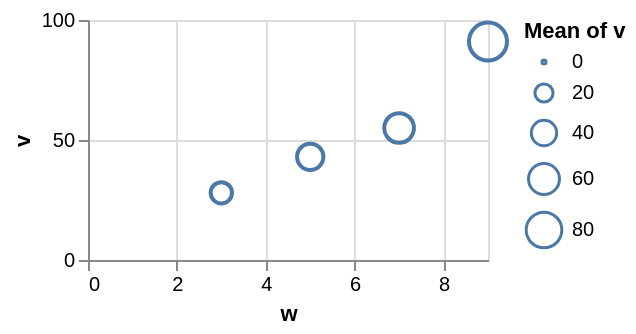

Here is the Vega-Lite specification saved for this chart:
### Vega-Lite specification from a JSON file in a GitHub repository (floating-point values rounded to 4 significant figures)
{"$schema": "https://vega.github.io/schema/vega-lite/v6.json", "width": 200, "height": 120, "data": {"values": [{"c": "alpha", "v": 28, "w": 3, "t": "2024-01-07"}, {"c": "beta", "v": 55, "w": 7, "t": "2024-03-19"}, {"c": "gamma", "v": 43, "w": 5, "t": "2024-06-02"}, {"c": "delta", "v": 91, "w": 9, "t": "2024-09-11"}]}, "mark": {"type": "point"}, "encoding": {"x": {"field": "w", "type": "quantitative"}, "y": {"field": "v", "type": "quantitative"}, "size": {"field": "v", "type": "quantitative", "aggregate": "mean"}}}
